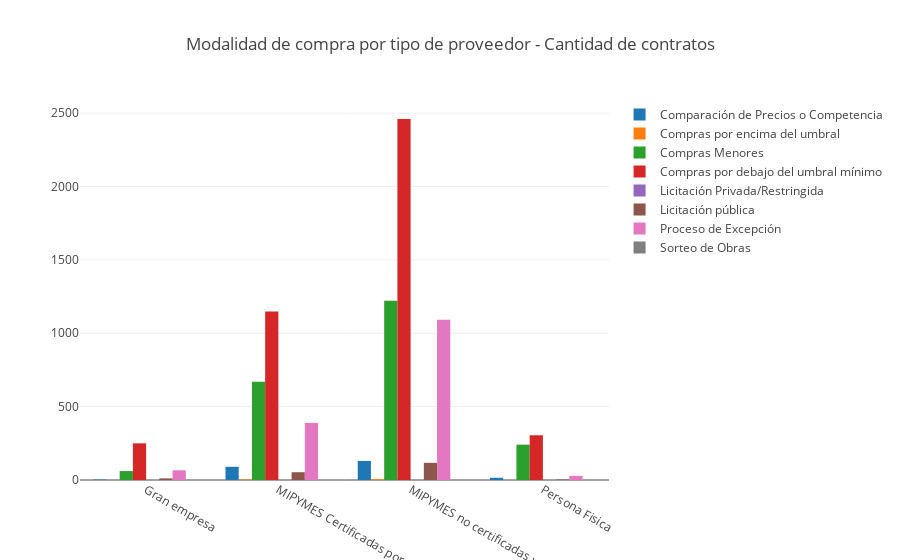

The cell this chart's notebook holds for it:
### Code cell
aux = contracts_by_prov_mod.transpose()["Cantidad"]
data = [go.Bar(
        x = aux.columns,
        y = aux.loc[m],
        name = m
        ) for m in MOD]
iplot(go.Figure(data, layout=go.Layout(title="Modalidad de compra por tipo de proveedor - Cantidad de contratos")))

### Figure 1 — Plotly figure (JSON) as saved in the notebook; plotly's stock layout.template omitted (floating-point values rounded to 4 significant figures)
{"data": [{"name": "Comparación de Precios o Competencia", "type": "bar", "uid": "ba450f76-a08f-11e8-95ec-f48e38a56504", "x": ["Gran empresa", "MIPYMES Certificadas por el MIC", "MIPYMES no certificadas y otras organizaciones", "Persona Fisica"], "y": [3, 90, 130, 15]}, {"name": "Compras por encima del umbral", "type": "bar", "uid": "ba450f77-a08f-11e8-a7c4-f48e38a56504", "x": ["Gran empresa", "MIPYMES Certificadas por el MIC", "MIPYMES no certificadas y otras organizaciones", "Persona Fisica"], "y": [0, 4, 6, 0]}, {"name": "Compras Menores", "type": "bar", "uid": "ba450f78-a08f-11e8-9c43-f48e38a56504", "x": ["Gran empresa", "MIPYMES Certificadas por el MIC", "MIPYMES no certificadas y otras organizaciones", "Persona Fisica"], "y": [61, 670, 1222, 241]}, {"name": "Compras por debajo del umbral mínimo", "type": "bar", "uid": "ba450f79-a08f-11e8-aefc-f48e38a56504", "x": ["Gran empresa", "MIPYMES Certificadas por el MIC", "MIPYMES no certificadas y otras organizaciones", "Persona Fisica"], "y": [250, 1148, 2460, 305]}, {"name": "Licitación Privada/Restringida", "type": "bar", "uid": "ba450f7a-a08f-11e8-a645-f48e38a56504", "x": ["Gran empresa", "MIPYMES Certificadas por el MIC", "MIPYMES no certificadas y otras organizaciones", "Persona Fisica"], "y": [0, 0, 0, 0]}, {"name": "Licitación pública", "type": "bar", "uid": "ba450f7b-a08f-11e8-88fb-f48e38a56504", "x": ["Gran empresa", "MIPYMES Certificadas por el MIC", "MIPYMES no certificadas y otras organizaciones", "Persona Fisica"], "y": [11, 53, 117, 3]}, {"name": "Proceso de Excepción", "type": "bar", "uid": "ba450f7c-a08f-11e8-b7dc-f48e38a56504", "x": ["Gran empresa", "MIPYMES Certificadas por el MIC", "MIPYMES no certificadas y otras organizaciones", "Persona Fisica"], "y": [66, 389, 1092, 28]}, {"name": "Sorteo de Obras", "type": "bar", "uid": "ba450f7d-a08f-11e8-badb-f48e38a56504", "x": ["Gran empresa", "MIPYMES Certificadas por el MIC", "MIPYMES no certificadas y otras organizaciones", "Persona Fisica"], "y": [0, 0, 0, 0]}], "layout": {"title": "Modalidad de compra por tipo de proveedor - Cantidad de contratos"}}
